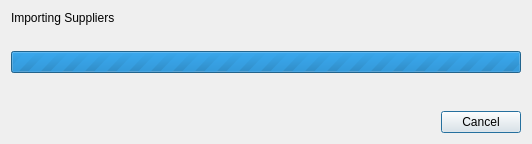
<?xml version="1.0" encoding="UTF-8"?>
<ui version="4.0">
 <class>SupplierImportProgressDialog</class>
 <widget class="QDialog" name="SupplierImportProgressDialog">
  <property name="geometry">
   <rect>
    <x>0</x>
    <y>0</y>
    <width>532</width>
    <height>144</height>
   </rect>
  </property>
  <property name="windowTitle">
   <string>Importing...</string>
  </property>
  <layout class="QVBoxLayout" name="verticalLayout">
   <item>
    <widget class="QLabel" name="label">
     <property name="styleSheet">
      <string notr="true">font: 75 28pt &quot;MS Shell Dlg 2&quot;;</string>
     </property>
     <property name="text">
      <string>Importing Suppliers</string>
     </property>
    </widget>
   </item>
   <item>
    <widget class="QLabel" name="lblFileName">
     <property name="text">
      <string/>
     </property>
    </widget>
   </item>
   <item>
    <widget class="QProgressBar" name="progressBar">
     <property name="maximum">
      <number>0</number>
     </property>
     <property name="value">
      <number>-1</number>
     </property>
    </widget>
   </item>
   <item>
    <widget class="QLabel" name="lblImportStatus">
     <property name="text">
      <string/>
     </property>
    </widget>
   </item>
   <item>
    <spacer name="verticalSpacer">
     <property name="orientation">
      <enum>Qt::Vertical</enum>
     </property>
     <property name="sizeHint" stdset="0">
      <size>
       <width>20</width>
       <height>0</height>
      </size>
     </property>
    </spacer>
   </item>
   <item>
    <widget class="QDialogButtonBox" name="buttonBox">
     <property name="orientation">
      <enum>Qt::Horizontal</enum>
     </property>
     <property name="standardButtons">
      <set>QDialogButtonBox::Cancel</set>
     </property>
    </widget>
   </item>
  </layout>
 </widget>
 <resources/>
 <connections>
  <connection>
   <sender>buttonBox</sender>
   <signal>accepted()</signal>
   <receiver>SupplierImportProgressDialog</receiver>
   <slot>accept()</slot>
   <hints>
    <hint type="sourcelabel">
     <x>248</x>
     <y>254</y>
    </hint>
    <hint type="destinationlabel">
     <x>157</x>
     <y>274</y>
    </hint>
   </hints>
  </connection>
  <connection>
   <sender>buttonBox</sender>
   <signal>rejected()</signal>
   <receiver>SupplierImportProgressDialog</receiver>
   <slot>reject()</slot>
   <hints>
    <hint type="sourcelabel">
     <x>316</x>
     <y>260</y>
    </hint>
    <hint type="destinationlabel">
     <x>286</x>
     <y>274</y>
    </hint>
   </hints>
  </connection>
 </connections>
</ui>
